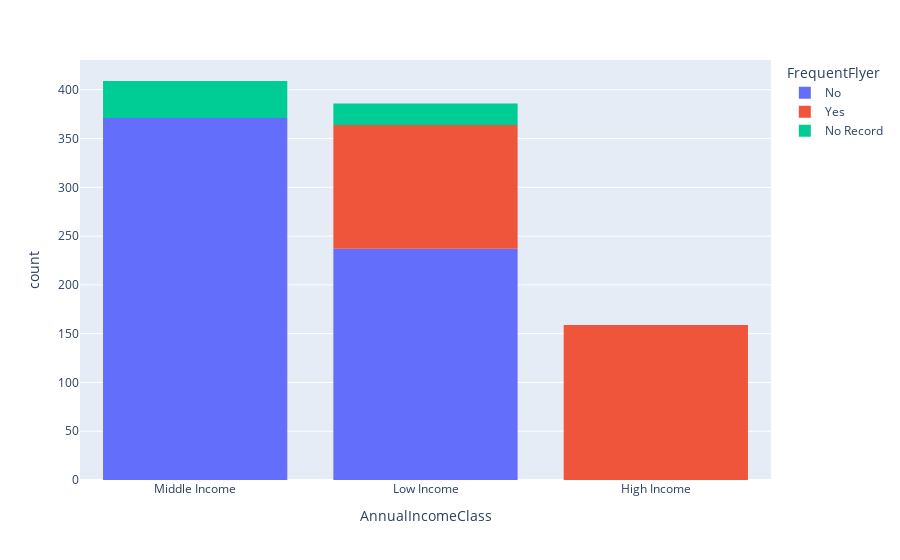

The cell this chart's notebook holds for it:
### Code cell
fig = px.histogram(data,x='AnnualIncomeClass',color='FrequentFlyer')
fig.show()

### Figure 1 — Plotly figure (JSON) as saved in the notebook; plotly's stock layout.template omitted (floating-point values rounded to 4 significant figures; data arrays with more than 128 entries replaced by an {"elided": "..."} marker saying what was removed)
{"data": [{"alignmentgroup": "True", "bingroup": "x", "hovertemplate": "FrequentFlyer=No<br>AnnualIncomeClass=%{x}<br>count=%{y}<extra></extra>", "legendgroup": "No", "marker": {"color": "#636efa", "pattern": {"shape": ""}}, "name": "No", "offsetgroup": "No", "orientation": "v", "showlegend": true, "type": "histogram", "x": {"elided": "608 str values"}, "xaxis": "x", "yaxis": "y"}, {"alignmentgroup": "True", "bingroup": "x", "hovertemplate": "FrequentFlyer=Yes<br>AnnualIncomeClass=%{x}<br>count=%{y}<extra></extra>", "legendgroup": "Yes", "marker": {"color": "#EF553B", "pattern": {"shape": ""}}, "name": "Yes", "offsetgroup": "Yes", "orientation": "v", "showlegend": true, "type": "histogram", "x": {"elided": "286 str values"}, "xaxis": "x", "yaxis": "y"}, {"alignmentgroup": "True", "bingroup": "x", "hovertemplate": "FrequentFlyer=No Record<br>AnnualIncomeClass=%{x}<br>count=%{y}<extra></extra>", "legendgroup": "No Record", "marker": {"color": "#00cc96", "pattern": {"shape": ""}}, "name": "No Record", "offsetgroup": "No Record", "orientation": "v", "showlegend": true, "type": "histogram", "x": ["Middle Income", "Middle Income", "Low Income", "Middle Income", "Low Income", "Low Income", "Middle Income", "Middle Income", "Middle Income", "Low Income", "Middle Income", "Low Income", "Middle Income", "Low Income", "Middle Income", "Middle Income", "Middle Income", "Middle Income", "Low Income", "Middle Income", "Low Income", "Middle Income", "Low Income", "Middle Income", "Low Income", "Middle Income", "Middle Income", "Low Income", "Middle Income", "Middle Income", "Low Income", "Middle Income", "Middle Income", "Low Income", "Middle Income", "Low Income", "Middle Income", "Low Income", "Middle Income", "Low Income", "Middle Income", "Middle Income", "Middle Income", "Middle Income", "Middle Income", "Low Income", "Middle Income", "Low Income", "Low Income", "Middle Income", "Middle Income", "Middle Income", "Low Income", "Low Income", "Middle Income", "Low Income", "Middle Income", "Middle Income", "Middle Income", "Middle Income"], "xaxis": "x", "yaxis": "y"}], "layout": {"autosize": true, "barmode": "relative", "legend": {"title": {"text": "FrequentFlyer"}, "tracegroupgap": 0}, "margin": {"t": 60}, "xaxis": {"anchor": "y", "autorange": true, "domain": [0, 1], "range": [-0.5, 2.5], "title": {"text": "AnnualIncomeClass"}, "type": "category"}, "yaxis": {"anchor": "x", "autorange": true, "domain": [0, 1], "range": [0, 430.5], "title": {"text": "count"}}}}
